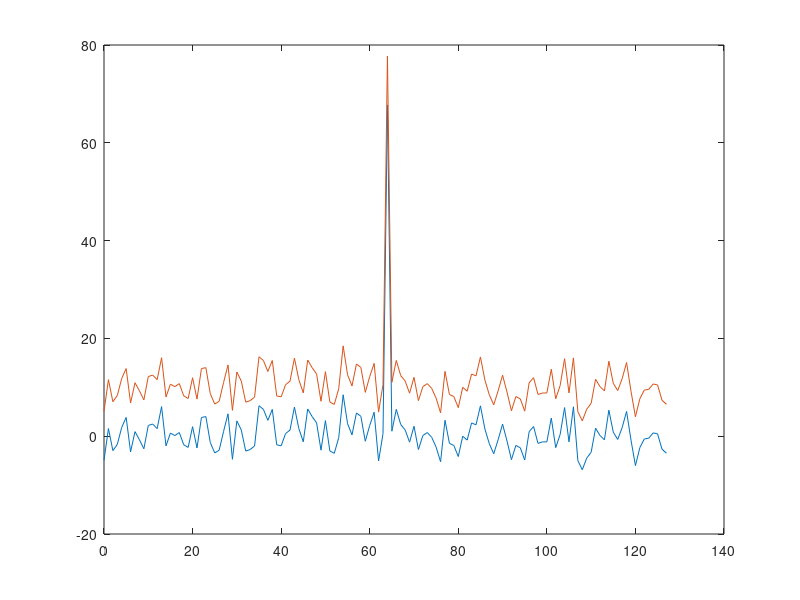

Here is the MATLAB script that generated this plot:
%% How to shift the spectrum to have zero-frequency at the center
%%
%%    fft(X) : Yk = somme(i=[0,n[, Xi * exp(-2jpi * k * i / n)
%%
%%     let Zi = Xi * exp(2jpi * i * x/n)
%%
%%    fft(Z) : somme(i=[0,n[, Xi * exp(-2jpi * k * (i-x) / n)
%%    => Using x = n/2 to have fft(Z) = fftshift(fft(X))
%%             Zi = Xi * (-1 if odd(i))


% Number of points
n = 128;
t = transpose(0:(n-1));

% Signal
s = rand(n,1) + 1i*rand(n,1);

% FFT with continuous-F at center
r = fftshift(fft(s));

% FFT of signal multiplied by appropriate frequency to center continuous-F
d = exp(-2*pi*1i* t/2);   % i.e. :           Here error-max=1e-13
d = ones(n,1); d(2:2:end) = -d(2:2:end);   % Then error-max=0
f = fft(s .* d);

plot(t, r, t, f+10);

fprintf("Error-max = %e\n", max(abs(f-r)));
